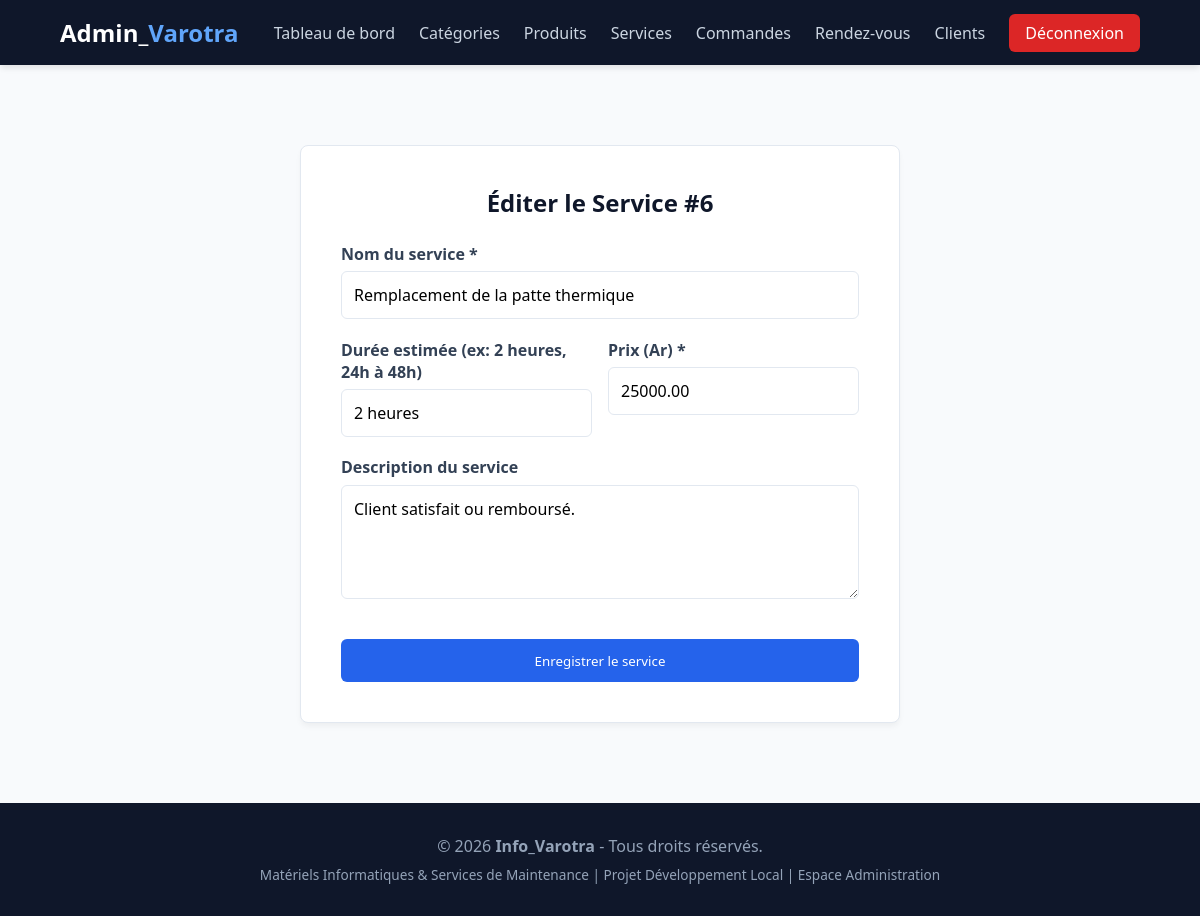
The app's page /admin/service_form.php?id=6 (signed in) with its own data.
### tables this page shows
CREATE TABLE `service` (
  `id_service` int NOT NULL,
  `nom_service` varchar(150) NOT NULL,
  `description` text,
  `prix` decimal(10,2) NOT NULL,
  `duree_estimee` varchar(50) DEFAULT NULL
);

### admin/service_form.php (the view, shortened to what this page needs)
<?php
require_once '../config/database.php';
$id_service = isset($_GET['id']) ? (int)$_GET['id'] : 0;
$service = [
    'nom_service' => '',
    'description' => '',
    'duree_estimee' => '',
    'prix' => ''
];
if ($id_service > 0) {
    try {
        $stmt = $pdo->prepare("SELECT * FROM service WHERE id_service = :id");
        $stmt->execute(['id' => $id_service]);
        $s = $stmt->fetch();
        if ($s) {
            $service = $s;
        }
    } catch (PDOException $e) {
        $error = "Erreur de lecture SQL : " . $e->getMessage();
    }
}
require_once __DIR__ . '/includes/header.php';
?>
<main class="container">
    <div class="auth-container" style="max-width: 600px; margin: 2rem auto;">
        <h2><?= $id_service > 0 ? 'Éditer le Service #' . $id_service : 'Nouveau Service' ?></h2>
        <form action="service_form.php<?= $id_service > 0 ? '?id='.$id_service : '' ?>" method="POST">
            <div class="form-group">
                <label for="nom_service">Nom du service *</label>
                <input type="text" id="nom_service" name="nom_service" value="<?= htmlspecialchars($service['nom_service']) ?>" required>
            </div>
            <div class="form-group" style="display: flex; gap: 1rem;">
                <div style="flex: 1;">
                    <label for="duree">Durée estimée (ex: 2 heures, 24h à 48h)</label>
                    <input type="text" id="duree" name="duree" value="<?= htmlspecialchars($service['duree_estimee'] ?? '') ?>">
                </div>
                <div style="flex: 1;">
                    <label for="prix">Prix (Ar) *</label>
                    <input type="number" step="0.01" min="0.01" id="prix" name="prix" value="<?= htmlspecialchars($service['prix']) ?>" required>
                </div>
            </div>
            <div class="form-group">
                <label for="description">Description du service</label>
                <textarea id="description" name="description" rows="4"><?= htmlspecialchars($service['description'] ?? '') ?></textarea>
            </div>
            <button type="submit" class="btn-primary" style="width: 100%; border: none; padding: 0.8rem; cursor: pointer; margin-top: 1rem;">
                Enregistrer le service
            </button>
        </form>
    </div>
</main>
<?php require_once __DIR__ . '/includes/footer.php';?>

### assets/css/style.css (style rules this page uses)
:root { --primary: #0f172a; --accent: #2563eb; --accent-hover: #1d4ed8; --bg-light: #f8fafc; --card-bg: #ffffff; --text-color: #334155; --border-color: #e2e8f0; --success: #16a34a; }
* { margin: 0; padding: 0; box-sizing: border-box; font-family: 'Segoe UI', Tahoma, Geneva, Verdana, sans-serif; }
body { background-color: var(--bg-light); color: var(--text-color); display: flex; flex-direction: column; min-height: 100vh; overflow-x: hidden; }
.btn-primary { background-color: var(--accent); color: white !important; padding: 0.5rem 1rem; border-radius: 6px; transition: background-color 0.2s; }
.container { width: 90%; max-width: 1200px; margin: 3rem auto; word-wrap: break-word; overflow-wrap: break-word; }
.auth-container { max-width: 450px; margin: 3rem auto; background: var(--card-bg); padding: 2.5rem; border-radius: 8px; border: 1px solid var(--border-color); box-shadow: 0 4px 6px -1px rgba(0, 0, 0, 0.05); }
.auth-container h2 { text-align: center; color: var(--primary); margin-bottom: 1.5rem; }
.form-group { margin-bottom: 1.2rem; }
.form-group label { display: block; font-weight: 600; margin-bottom: 0.4rem; color: var(--text-color); }
.form-group input, .form-group textarea { width: 100%; padding: 0.75rem; border: 1px solid var(--border-color); border-radius: 6px; font-size: 1rem; transition: border-color 0.2s; }

### records on screen
service: nom_service "Remplacement de la patte thermique", duree "2 heures", prix "25000.00", description "Client satisfait ou remboursé."

### other values on screen
$id_service "6"
